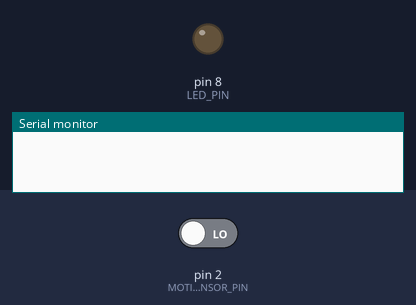
A sketch run on a simulated Arduino Uno, built with avr-gcc and run on an emulated ATmega328P. Shown: output pins drawn as LEDs (lit = HIGH), the last lines printed to the serial monitor. Inputs (shaded band) come from the test bench; at power-on: pin 2 (MOTION_SENSOR_PIN) LOW.

Above: at 1.2 s.
1.3 s: pin 2 (MOTION_SENSOR_PIN) driven HIGH
At 2.5 s:
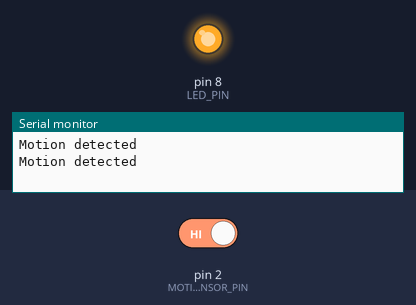
2.8 s: pin 2 (MOTION_SENSOR_PIN) driven LOW
At 4.1 s:
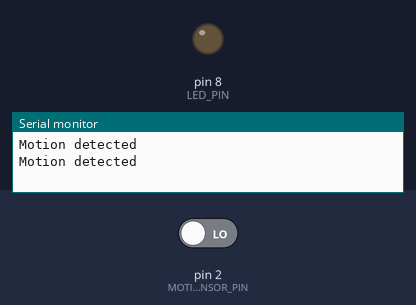
Timing chart, 0 to 5.8 s (numbered marks = the images above; inputs shaded):
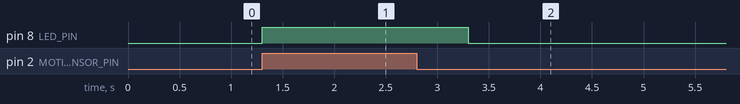

The sketch:

Task1.1P.ino
```cpp
int MOTION_SENSOR_PIN = 2; // Arduino pin connected to the OUTPUT pin of motion sensor
int LED_PIN = 8; // Arduino pin connected to the input pin of the LED

void setup()
{
  pinMode(LED_PIN, OUTPUT); // Set Arduino pin to output mode
  pinMode(MOTION_SENSOR_PIN, INPUT); // Set Arduino pin to input mode
  Serial.begin(9600); // Initialize Serial
}

void loop()
{
  int currentMotion = digitalRead(MOTION_SENSOR_PIN); // Store the Motion Sensor's Current State

  if(currentMotion==HIGH) { // If motion is detected
    Serial.println("Motion detected"); // Print "Motion Detected" to serial
  	digitalWrite(LED_PIN, HIGH); // Turn LED on
    delay(1000); // Wait for 1000 millisecond(s)
  }
  else {
    digitalWrite(LED_PIN, LOW); // Turn LED off
  }
}
```

Measured:
- after the input at 1.3 s, pin 8 (LED_PIN): LOW → HIGH at once
- after the input at 2.8 s, pin 8 (LED_PIN): HIGH → LOW after 0.50 s
